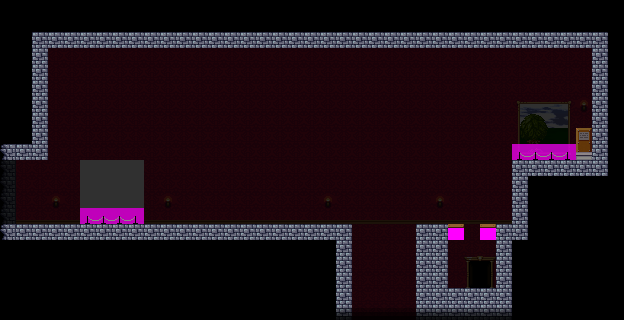

A level layout from a 2D game, rendered from its tile map. Below: a short description, then the map file with tile-grid data replaced by summaries:
An orthogonal 39x20 tile map with 16x16 px tiles, 3 tile layers (back, center, front), 1 hidden layer not drawn, 3 tilesets and 18 objects (5x light, 3x chandelier, 2x portal, 2x leecher, painting, ...).

<map version="1.0" tiledversion="1.1.5" orientation="orthogonal" renderorder="right-down" width="39" height="20" tilewidth="16" tileheight="16" infinite="0" nextobjectid="20">
 <tileset firstgid="1" source="cshapes3.tsx" />
 <tileset firstgid="85" source="museum_tiles_16x16.tsx" />
 <tileset firstgid="277" source="zamaster_exhibits.tsx" />
 <layer name="back" width="39" height="20" opacity="0.19">
  <data>[780 cells, 412 non-empty, 26 distinct tile ids]</data>
 </layer>
 <objectgroup name="actors">
  <object id="1" name="portal" x="0" y="160" width="32" height="64">
   <properties>
    <property name="enter" value="right" />
    <property name="portal_id" value="left" />
    <property name="to_map" value="museum_04.tmx" />
    <property name="to_portal_id" value="right" />
    <property name="type" value="portal" />
   </properties>
  </object>
  <object id="2" name="painting" x="80" y="160" width="64" height="48">
   <properties>
    <property name="type" value="painting" />
   </properties>
  </object>
  <object id="3" name="leecher" x="192" y="192" width="32" height="32">
   <properties>
    <property name="type" value="leecher" />
   </properties>
  </object>
  <object id="4" name="leecher" x="272" y="192" width="32" height="32">
   <properties>
    <property name="type" value="leecher" />
   </properties>
  </object>
  <object id="5" name="statue" x="240" y="192" width="16" height="32">
   <properties>
    <property name="type" value="statue" />
   </properties>
  </object>
  <object id="6" name="EXHIBIT" x="512" y="96" width="64" height="64">
   <properties>
    <property name="type" value="FAKE" />
   </properties>
  </object>
  <object id="7" name="plaque" x="576" y="128" width="16" height="32">
   <properties>
    <property name="text" value=" Perlin Clouds|| Draw clouds then AND the| clouds onto the ground for shadow.| Peaceful.|| Zamaster| 2010" />
    <property name="type" value="plaque" />
   </properties>
  </object>
  <object id="9" name="portal" x="464" y="256" width="32" height="32">
   <properties>
    <property name="enter" value="center" />
    <property name="portal_id" value="mid" />
    <property name="to_map" value="museum_14.tmx" />
    <property name="to_portal_id" value="right_center" />
    <property name="type" value="portal" />
   </properties>
  </object>
  <object id="10" name="spawn" x="512.325" y="118.212" width="16" height="24">
   <properties>
    <property name="type" value="spawn" />
   </properties>
  </object>
  <object id="11" name="chandelier" x="96" y="112" width="32" height="16">
   <properties>
    <property name="type" value="chandelier" />
   </properties>
  </object>
  <object id="12" name="chandelier" x="240" y="112" width="32" height="16">
   <properties>
    <property name="type" value="chandelier" />
   </properties>
  </object>
  <object id="13" name="chandelier" x="384" y="112" width="32" height="16">
   <properties>
    <property name="type" value="chandelier" />
   </properties>
  </object>
  <object id="14" name="light" x="432.333" y="192.333" width="16" height="16">
   <properties>
    <property name="b" type="float" value="1" />
    <property name="g" type="float" value="1" />
    <property name="mode" value="solid" />
    <property name="r" type="float" value="1" />
    <property name="radius" type="float" value="64" />
    <property name="type" value="light" />
   </properties>
  </object>
  <object id="15" name="light" x="320.333" y="192.333" width="16" height="16">
   <properties>
    <property name="b" type="float" value="1" />
    <property name="g" type="float" value="1" />
    <property name="mode" value="solid" />
    <property name="r" type="float" value="1" />
    <property name="radius" type="float" value="64" />
    <property name="type" value="light" />
   </properties>
  </object>
  <object id="16" name="light" x="160.333" y="192.333" width="16" height="16">
   <properties>
    <property name="b" type="float" value="1" />
    <property name="g" type="float" value="1" />
    <property name="mode" value="solid" />
    <property name="r" type="float" value="1" />
    <property name="radius" type="float" value="64" />
    <property name="type" value="light" />
   </properties>
  </object>
  <object id="17" name="light" x="48.333" y="192.333" width="16" height="16">
   <properties>
    <property name="b" type="float" value="1" />
    <property name="g" type="float" value="1" />
    <property name="mode" value="solid" />
    <property name="r" type="float" value="1" />
    <property name="radius" type="float" value="64" />
    <property name="type" value="light" />
   </properties>
  </object>
  <object id="18" name="island" x="336" y="208" width="96" height="48">
   <properties>
    <property name="type" value="island" />
   </properties>
  </object>
  <object id="19" name="light" x="576" y="96" width="16" height="16">
   <properties>
    <property name="b" type="float" value="1" />
    <property name="g" type="float" value="1" />
    <property name="mode" value="solid" />
    <property name="r" type="float" value="1" />
    <property name="radius" type="float" value="64" />
    <property name="type" value="light" />
   </properties>
  </object>
 </objectgroup>
 <layer name="center" width="39" height="20" opacity="0.72">
  <data>[780 cells, 390 non-empty, 10 distinct tile ids]</data>
 </layer>
 <layer name="front" width="39" height="20">
  <data>[780 cells, 380 non-empty, 5 distinct tile ids]</data>
 </layer>
 <layer name="meta" width="39" height="20" visible="0" opacity="0.5">
  <data>[780 cells, 108 non-empty, 3 distinct tile ids]</data>
 </layer>
</map>
